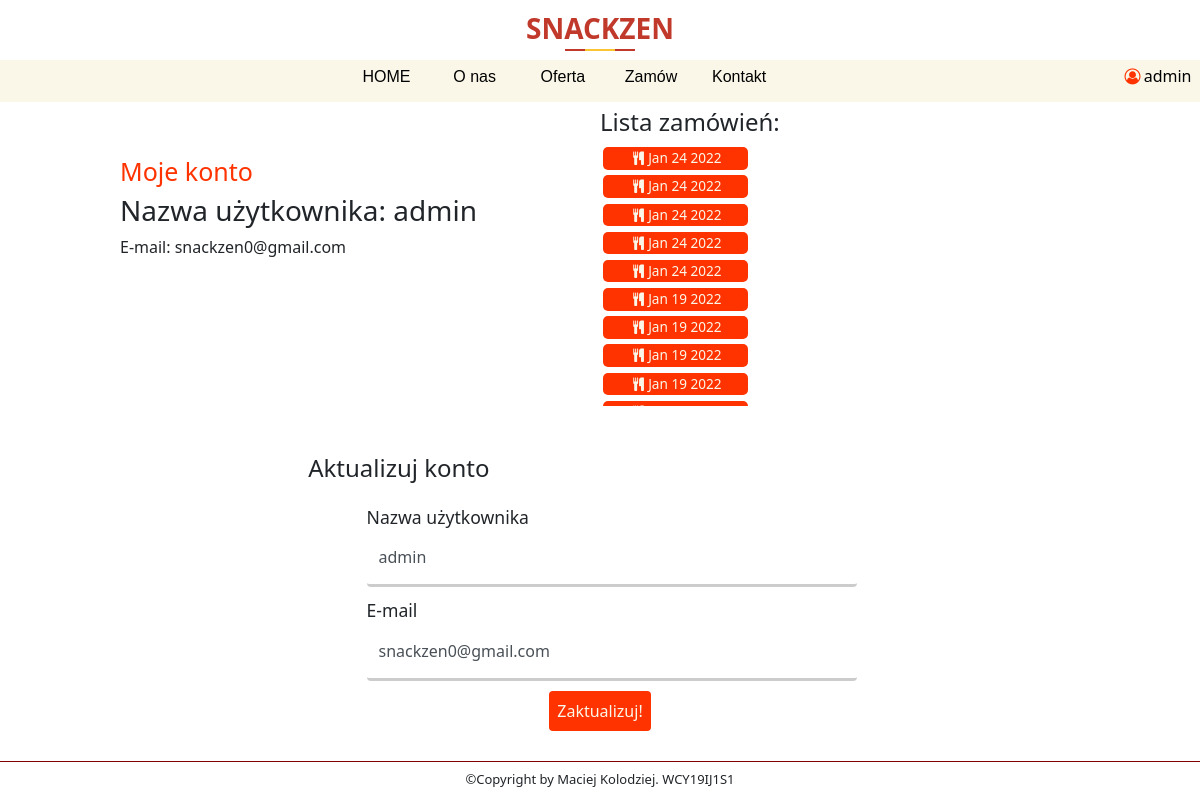
Page /account (signed in) on the committed database.
### Restaurant/models.py (models this page shows, shortened)
class User(db.Model, UserMixin):
    id = db.Column(db.Integer, primary_key=True)
    username = db.Column(db.String(20), unique=True, nullable=False)
    email = db.Column(db.String(120), unique=True, nullable=False)
    password = db.Column(db.String(60), unique=True)

class CustomerOrder(db.Model):
    id = db.Column(db.Integer, primary_key=True)
    invoice = db.Column(db.String(20), unique=True, nullable=False)
    status = db.Column(db.String(20), default='Niewiadomo', nullable=False)
    customer_id = db.Column(db.String(20), unique=False, nullable=False)
    date_created = db.Column(db.DateTime, default=datetime.utcnow, nullable=False)
    orders = db.Column(JsonEcodedDict)

### Restaurant/routes.py (the view)
@app.route("/account", methods=['GET', 'POST'])
@login_required
def account():
    form = UpdateAccountForm()
    orders = CustomerOrder.query.filter_by(customer_id=current_user.id).order_by(CustomerOrder.date_created.desc())
    if form.validate_on_submit():
        current_user.username = form.username.data
        current_user.email = form.email.data
        db.session.commit()
        flash('Twoje konto zostało zaktualizowane!','success')
        return redirect(url_for('account'))
    elif request.method == 'GET':
        form.username.data = current_user.username
        form.email.data = current_user.email
    return render_template('Account.html', title='Account', menu=menu, form=form, orders=orders)

### Restaurant/forms.py (shortened to what this page needs)
class UpdateAccountForm(FlaskForm):
    username = StringField('Nazwa użytkownika', validators=[DataRequired(), Length(min=2, max=20)])
    email = StringField('E-mail', validators=[DataRequired(), Email()])
    submit = SubmitField('Zaktualizuj!')

### Restaurant/models.py (called while the page is built)
@login_manager.user_loader
def load_user(user_id):
    return User.query.get(int(user_id))

    def process_result_value(self, value, dialect):
        if value is None:
            return {}
        else:
            return json.loads(value)

### Restaurant/templates/Account.html (shortened to what this page needs)
{% extends "layout.html" %}
{% block content %}
    <div id="information-box2">
    <div class="information-box-content4">
        <div class="information-box-content-text3">
            <br><br>
            <h1>Moje konto</h1>
            <h3>Nazwa użytkownika: {{ current_user.username }}</h3>
            <p>E-mail: {{ current_user.email }}</p>
        </div>
    <div class="information-box-content-text3">
        <h4>Lista zamówień:</h4>
        <div  class="information-box-content-menu">
            {% for order in orders %}
                <form action="orders/{{ order.invoice }}">
                    <button class="btn2" type='submit' ><i class="icon-food"></i>{{ order.date_created.strftime("%b %d %Y") }}</button>
                </form>
            {% endfor %}
        </div>
    </div>
    </div>
    <div class="information-box-content4">
        <form method="post" action="" class ='form-group-text'>
            <fieldset class ='form-group'>
                    <legend>Aktualizuj konto</legend>
                    <div class="form-group-element">
                        {{ form.username.label(class="form-control-label") }}
                        {% if form.username.errors %}
                            {{ form.username(class="form-control form-control-lg is-invalid") }}
                            <div class="invalid-feedback">
                                {% for error in form.username.errors %}
                                    <span>{{ error }}</span>
                                {% endfor %}
                            </div>
                        {% else %}
                            {{ form.username(class="form-control form-control-lg") }}
                        {% endif %}
                    </div>
                    <div class="form-group-element">
                        {{ form.email.label(class="form-control-label") }}
                        {% if form.email.errors %}
                            {{ form.email(class="form-control form-control-lg is-invalid") }}
                            <div class="invalid-feedback">
                                {% for error in form.email.errors %}
                                    <span>{{ error }}</span>
                                {% endfor %}
                            </div>
                        {% else %}
                            {{ form.email(class="form-control form-control-lg") }}
                        {% endif %}
                    </div>
                    <div class ="form-group-btn">
                         {{ form.submit(class="btn") }}
                     </div>
            </fieldset>
        </form>
    </div>
    </div>
{% endblock %}

### Restaurant/templates/layout.html (shortened to what this page needs)
<!DOCTYPE html>
<html lang="en">
<head>
    <link href="https://cdn.jsdelivr.net/npm/bootstrap@5.1.3/dist/css/bootstrap.min.css" rel="stylesheet">
    <link rel= "stylesheet" type= "text/css" href= "{{ url_for('static',filename='styles/style.css') }}">
    <link rel= "stylesheet" type= "text/css" href= "{{ url_for('static',filename='styles/fontello.css') }}">
</head>
<body>
    <div id="top-bar">
        <div id="res_name">
            <div class="page_title text-center">
                <h3>SNACKZEN</h3>
            </div>
        </div>
        <div id="contest-menu">
            {% for el in menu %}
                <a class="contest-menu-element" href="{{ el.url }}">{{ el.name }} </a>
            {% endfor %}
            {% if current_user.is_authenticated %}
                <div class="contest-menu-element-user">
            <a><i class="icon-user"></i></a>{{ current_user.username }}
            </div>
            {% endif %}
        </div>
    </div>
{% block content %}{% endblock %}
    <footer>
        <p>©Copyright by Maciej Kolodziej. WCY19IJ1S1</p>
    </footer>
</body>
</html>

### Restaurant/static/styles/style.css (style rules this page uses)
body { margin: 0px; height: 100vh; width: 100%; background-color: white; overflow: hidden; }
footer { border-top: groove; border-top-color: #800000; border-width: thin; text-align: center; font-size: small; }
form { width: 100%; display: grid; grid-template-columns: auto auto; grid-gap: 1%; }
footer p { margin-top: 8px; }
input[type=text],input[type=password], input[type=tel] { width: 100%; box-sizing: content-box; border: none; border-bottom: 3px solid #ccc; -webkit-transition: 0.5s; transition: 0.5s; outline: none; }
#top-bar { position: relative; width: 100%; height: 13%; background-color: white; margin-bottom: .3%; }
#res_name { height: 60%; position: absolute; text-align: center; width: 100%; font-size: 25px; font-weight: lighter; }
#contest-menu { position: absolute; bottom: 2%; background-color: rgb(250,247, 232); text-align: center; width: 100%; height: 40%; }
.contest-menu-element { font-family: Arial Narrow, sans-serif; width: 7%; text-align: center; color: black; display: inline-block; height: 100%; line-height: 2; text-decoration: none; }
.contest-menu-element-user { margin-left: 28%; margin-right: -28%; text-align: center; color: black; display: inline-block; justify-content: right; height: 100%; line-height: 2; text-decoration: none; }
#information-box2 { height: 81.7%; width: 100%; background-color: white; display: flex; flex-direction: column; text-align: center; }
#information-box2 h1 { font-size: 25px; color: #ff3300; }
.form-group { display: flex; row-gap: 10px; text-align: left; align-items: center; flex-direction: column; justify-content: space-around; width: 80%; padding: 2%; border-color: #F00; border-style: solid; }
.form-group-element { display: flex; flex-direction: column; justify-content: space-around; width: 80%; }
.form-group-btn { display: flex; justify-content: space-around; width: 20%; }
.form-group-text { font-size: 1.1rem; display: flex; row-gap: 10px; height: 80%; text-align: left; align-items: center; flex-direction: column; justify-content: space-around; width: 80%; }
.information-box-content4 { align-self: center; width: 80%; height: 50%; display: flex; flex-direction: row; justify-content: space-around; }
.information-box-content-text3 { width: 50%; display: flex; flex-direction: column; text-align: left; overflow-y: auto; }
.information-box-content-menu { width: 100%; height: 80%; display: flex; flex-direction: column; justify-content: right; overflow-y: auto; }
.icon-user { color: #ff3300; }
.form-control { width:100%; padding:.375rem .75rem; font-size:1rem; line-height:1.5; color:#495057; background-clip:padding-box; border:1px solid #ced4da; border-radius:.25rem; transition:border-color .15s ease-in-out,box-shadow .15s ease-in-out }
.btn { font-size: 1rem; background-color: #ff3300; color: rgb(250,247, 232); border: maroon; padding: .5rem; }
.btn2 { width: 50%; margin: 1%; font-size: .85rem; background-color: #ff3300; color: rgb(250,247, 232); border: maroon; border-radius: 5px; }
.page_title { padding: 0px 0px; }
.page_title h3 { color: #c0392b; font-weight: 700; line-height: 2; margin-bottom: 0; position: relative; text-transform: capitalize; }
.page_title h3::before { background: #c0392b; width: 70px; height: 2px; position: absolute; content: ''; top: 90%; left: 50%; transform: translate(-50%, -50%); }
.page_title h3::after { position: absolute; content: ''; background: #fbc531; width: 30px; height: 2px; top: 90%; left: 50%; transform: translate(-50%, -50%); }

### rows in the picture
User: username "admin", email "snackzen0@gmail.com"
CustomerOrder: date_created "Jan 24 2022"
CustomerOrder: date_created "Jan 24 2022"
CustomerOrder: date_created "Jan 24 2022"
CustomerOrder: date_created "Jan 24 2022"
CustomerOrder: date_created "Jan 24 2022"
CustomerOrder: date_created "Jan 19 2022"
CustomerOrder: date_created "Jan 19 2022"
CustomerOrder: date_created "Jan 19 2022"
CustomerOrder: date_created "Jan 19 2022"

### other values in the picture
{{ el.name }} "HOME" "O nas" "Oferta" "Zamów" "Kontakt"
